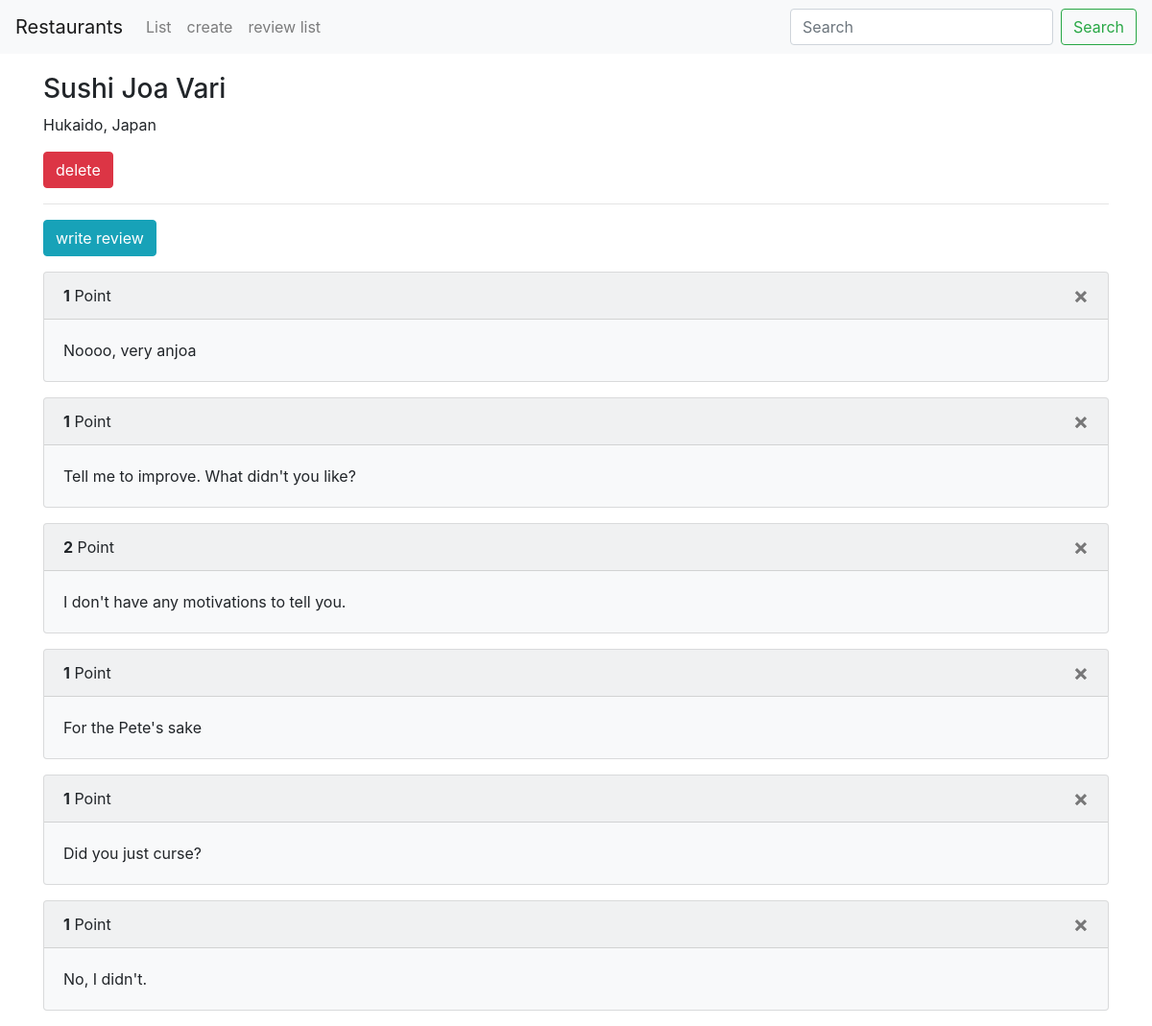
The app's page /third/restaurant/3/ with its own data.
### third/models.py (models this page shows)
class Restaurant(models.Model):
    name = models.CharField(max_length=30)
    address = models.CharField(max_length=200)
    password = models.CharField(max_length=20, default=None, null=True)
    image = models.CharField(max_length=500, default=None, null=True)
    created_at = models.DateTimeField(auto_now_add=True)
    updated_at = models.DateTimeField(auto_now =True)

class Review(models.Model):
    point = models.IntegerField()
    comment = models.CharField(max_length=500)
    restaurant = models.ForeignKey(Restaurant, on_delete=models.CASCADE)
    created_at = models.DateTimeField(auto_now_add=True)
    updated_at = models.DateTimeField(auto_now =True)

### third/views.py (the view)
# urls.py: path('restaurant/<int:restaurant_id>/', views.detail, name='restaurant-detail'),
def detail(request, restaurant_id):
    if restaurant_id is not None:
        item = get_object_or_404(Restaurant, pk=restaurant_id)
        reviews = Review.objects.filter(restaurant=item).all()
        return render(request, 'third/detail.html',{'item':item, 'reviews':reviews})
    return HttpResponseRedirect('/third/list/')

### third/templates/third/detail.html
{%  extends 'third/base.html' %}
{% load static %}
{% block content %}
<div class="container">
<div class="row">
<div class="col-sm-12" style="margin-top:20px">
    <h3>{{ item.name }} </h3>
    <p>
        {{ item.address }}
    </p>
    <p>
        <a href="{% url 'restaurant-delete' restaurant_id=item.id %}">
            <button class="btn btn-danger">delete</button>
        </a>
    </p>
    <hr/>
    <p>
        <a href="{% url 'review-create' restaurant_id=item.id %}">
            <button class="btn btn-info">write review</button>
        </a>
    </p>
    {% for review in reviews %}
        <div class="card bg-light mb-3">
            <div class="card-header"><b>{{  review.point }}</b> Point
            <a href="{% url 'review-delete' restaurant_id=item.id review_id=review.id %}">
                <button type="button" class="close" aria-label="Close">
                    <span aria-hidden="true">&times;</span>
                </button>
            </a>
            </div>
            <div class="card-body">
                <p class="card-text">{{ review.comment }}</p>
            </div>
        </div>
    {% endfor %}
</div>
</div>
</div>
{% endblock %}

### records on screen
Restaurant: name "Sushi Joa Vari", address "Hukaido, Japan"
Review: point "1", comment "Noooo, very anjoa"
Review: point "1", comment "Tell me to improve. What didn't you like?"
Review: point "2", comment "I don't have any motivations to tell you."
Review: point "1", comment "For the Pete's sake"
Review: point "1", comment "Did you just curse?"
Review: point "1", comment "No, I didn't."
